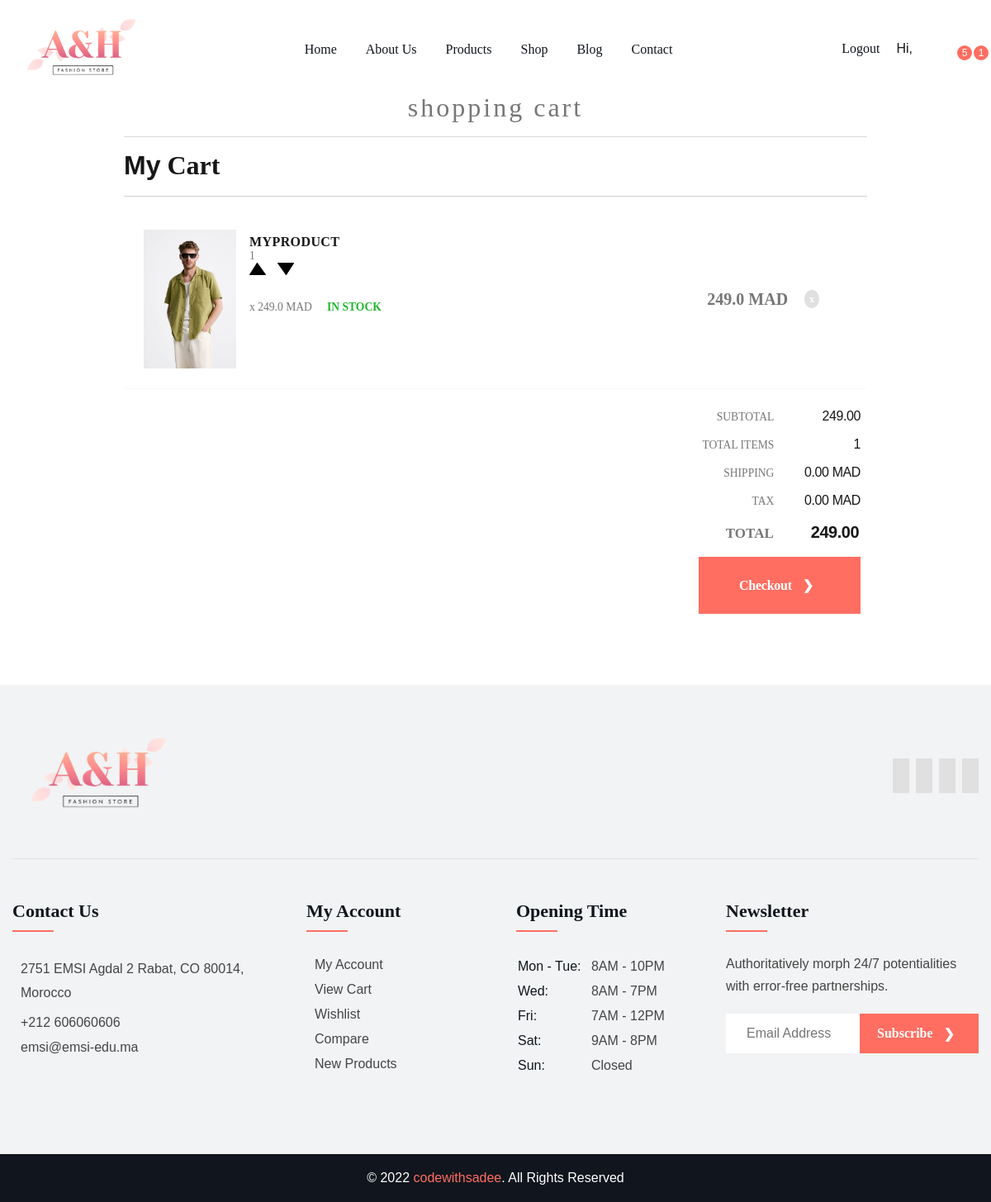
Before: /cart (signed in) with the older database file.
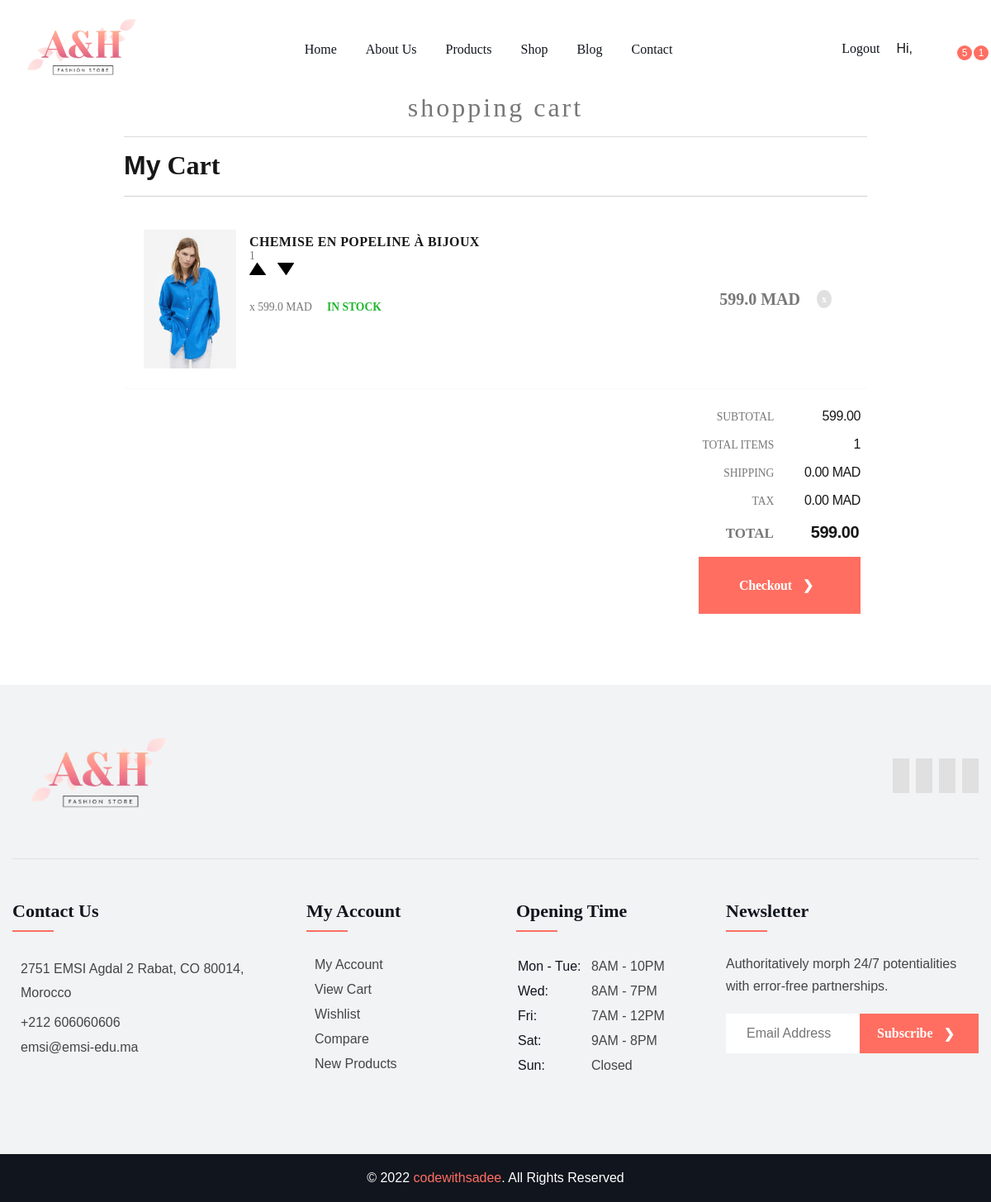
After: the same page with the newer database file.
### myapp/models.py (models this page shows, shortened)
class OrderItem(models.Model):
    product = models.ForeignKey(Product, on_delete=models.SET_NULL, null=True)
    order = models.ForeignKey(Order, on_delete=models.SET_NULL, null=True)
    quantity = models.IntegerField(default=0, null=True, blank=True)
    date_added = models.DateTimeField(auto_now_add=True)
    @property
    def get_total(self):
        total = self.product.price * self.quantity
        return total

class Product(models.Model):
    choicesGender = [
        ("Men", "Men"),
        ("Women", "Women"),
        ("Men & Women", "Men & Women"),  # value , adminValue
    ]
    choicesType = [
        ("Chemise", "Chemise"),
        ("T-shirt", "T-shirt"),
        ("T-Pantalons", "T-Pantalons"),
        ("T-Manteaux ", "T-Manteaux "),
        ("pyjama", "pyjama"),
    ]
    name = models.CharField(max_length=200)
    price = models.FloatField()
    digital = models.BooleanField(default=False, null=True, blank=True)
    gender = models.CharField(
        max_length=50, null=True, blank=True, choices=choicesGender
    )
    type = models.CharField(max_length=50, null=True, blank=True, choices=choicesType)
    image = models.ImageField(null=True, blank=True)

class Order(models.Model):
    customer = models.ForeignKey(
        Customer, on_delete=models.SET_NULL, null=True, blank=True
    )
    date_ordered = models.DateTimeField(auto_now_add=True)
    complete = models.BooleanField(default=False)
    transaction_id = models.CharField(max_length=100, null=True)
    @property
    def get_cart_total(self):
        orderitems = self.orderitem_set.all()
        total = sum([item.get_total for item in orderitems])
        return total
    @property
    def get_cart_items(self):
        orderitems = self.orderitem_set.all()
        total = sum([item.quantity for item in orderitems])
        return total

### myapp/views.py (the view)
# urls.py: path("cart", views.cart, name="cart"),
def cart(request):
    if request.user.is_authenticated:
        customer = request.user.customer
        order, created = Order.objects.get_or_create(customer=customer, complete=False)
        items = order.orderitem_set.all()
        cartItems = order.get_cart_items
    else:
        items = []
        order = {"get_cart_total": 0, "get_cart_items": 0}
        cartItems = order["get_cart_items"]
    context = {"items": items, "order": order, "cartItems": cartItems}
    return render(request, "pages/cart.html", context)

### templates/pages/cart.html (shortened to what this page needs)
{% extends 'base.html' %} {% block content %} {% load static %}
<html lang="en">
  <head>
    <link rel="stylesheet" href="{% static 'css/cartstyle.css' %}" />
  </head>
  <body>
    <div class="wrap cf">
      <h1 class="projTitle"><span>Shopping Cart</span></h1>
      <div class="heading cf">
        <h1><span class="my">My</span> Cart</h1>
        <a href="{% url 'products_page' %}" class="continue"
          >Continue Shopping</a
        >
      </div>
      <div class="cart">
        <ul class="cartWrap">
          {% for item in items %}
          <li class="items odd">
            <div class="infoWrap">
              <div class="cartSection">
                <img src="{{item.product.image.url}}" alt="" class="itemImg" />
                <h3>{{item.product.name}}</h3>
                <div>
                  <p class="quantity">{{cartItems}}</p>
                  <div class="quantity">
                    <img
                      src="{% static 'image/arrow-up.png' %}"
                      data-action="add"
                      alt="Increase quantity"
                      class="quantity-up update-cart"
                      data-product="{{item.product.id}}"
                    />
                    <img
                      src="{% static 'image/arrow-down.png' %}"
                      data-action="remove"
                      alt="Decrease quantity"
                      class="quantity-down update-cart"
                      data-product="{{item.product.id}}"
                    />
                  </div>
                </div>
                <div class="containerx" style="margin-top: 20px">
                  <p>x {{item.product.price}} MAD</p>
                  <p class="stockStatus">In Stock</p>
                </div>
              </div>
              <div class="prodTotal cartSection">
                <p>{{item.get_total}} MAD</p>
              </div>
              <div class="cartSection removeWrap">
                <a
                  href="#"
                  class="remove"
                  data-product="{{item.product.id}}"
                  onclick="removeItem('{{item.product.id}}'); return false;"
                  >x</a
                >
              </div>
            </div>
          </li>
          {% endfor %}
        </ul>
      </div>
      <div class="subtotal cf">
        <ul>
          <li class="totalRow">
            <span class="label">Subtotal</span
            ><span class="value">{{order.get_cart_total|floatformat:2}}</span>
          </li>
          <li class="totalRow">
            <span class="label">Total Items</span
            ><span class="value">{{order.get_cart_items}}</span>
          </li>
          <li class="totalRow">
            <span class="label">Shipping</span
            ><span class="value">0.00 MAD</span>
          </li>
          <li class="totalRow">
            <span class="label">Tax</span><span class="value">0.00 MAD</span>
          </li>
          <li class="totalRow final">
            <span class="label">Total</span
            ><span class="value">{{order.get_cart_total|floatformat:2}}</span>
          </li>
          <li class="totalRow">
            <a href="{% url 'payment'%}" class="btn btn-primary">Checkout</a>
          </li>
        </ul>
      </div>
    </div>
  </body>
</html>
{% endblock content %}

Changed rows visible on the page:
removed OrderItem: product.image (picture), product.name "MYPRODUCT", cartItems "1", product.price "249.0", get_total "249.0"
added OrderItem: product.image (picture), product.name "CHEMISE EN POPELINE À BIJOUX", cartItems "1", product.price "599.0", get_total "599.0"
computed for Order id 1: get_cart_total "249.00" → "599.00"
